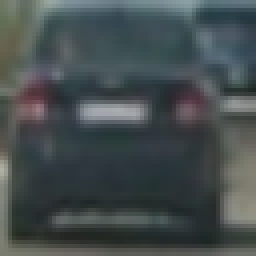
#> input picture output_images/car.png, 64 x 64 px (shown 4 times larger)
$ jupyter execute --allow-errors Vehicle_Detection.ipynb   (shell and % lines are left out)
#> lines starting #> are read from the running program, lines starting #| are printed output that depends on the picture
[cell 1]
import os
import pickle
import time
import cv2
import numpy as np
import feature_extraction as fe
import heatmap as hm
import util
import matplotlib.pyplot as plt

### Image Location

[cell 2]
car_directories = ['vehicles/GTI_Far/',
                   'vehicles/GTI_Left/',
                   'vehicles/GTI_Right/',
                   'vehicles/GTI_MiddleClose/',
                   'vehicles/KITTI/']
noncar_directories = ['non-vehicles/GTI/', 'non-vehicles/Extras/']

#> (the rest of this cell did not finish here and is left out)

### Settings

[cell 3]
orient = 9  # HOG orientations
pix_per_cell = 8 # HOG pixels per cell
cell_per_block = 2 # HOG cells per block
hog_channel = "ALL" # Can be 0, 1, 2, or "ALL"
spatial_size = (32, 32) # Spatial binning dimensions
hist_bins = 32    # Number of histogram bins
ystart = 400
ystop = 700
img_shape = (720, 1280, 3)

### HOG Features

[cell 4]
from skimage.feature import hog
import matplotlib.pyplot as plt
from matplotlib.ticker import NullFormatter
nullfmt = NullFormatter()

img = cv2.imread('output_images/car.png')
#> img is the input picture: shape (64, 64, 3); mean B, G, R 78.7, 77.8, 69.3
norm_img = img.astype(np.float32)/255.0
feature_image = cv2.cvtColor(norm_img, cv2.COLOR_RGB2YCrCb)
#> feature_image: shape (64, 64, 3) float32; mean of channels 0, 1, 2 0.302, 0.505, 0.483
ch = [feature_image[:,:,0], feature_image[:,:,1], feature_image[:,:,2]]

num_channels = 3
f, ax = plt.subplots(1, num_channels, figsize=(10,10))
for idx in range(num_channels):
    features, hog_image = hog(ch[idx], orientations=orient,
                pixels_per_cell=(pix_per_cell, pix_per_cell),
                cells_per_block=(cell_per_block, cell_per_block),
                transform_sqrt=True,
                visualise=True, feature_vector=False)
    imgplot = ax[idx].imshow(hog_image)
    ax[idx].set_title("channel {0}".format(idx+1), fontsize=10)
    ax[idx].xaxis.set_major_formatter(nullfmt)
    ax[idx].yaxis.set_major_formatter(nullfmt)
plt.show()
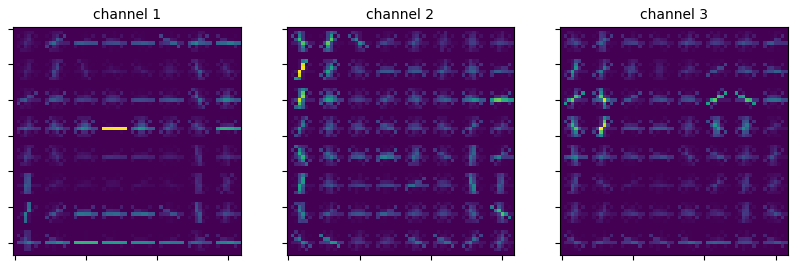
#> figure drawn by matplotlib, 3 panels


$ run again, with output_images/HOG_example.png copied over output_images/car.png
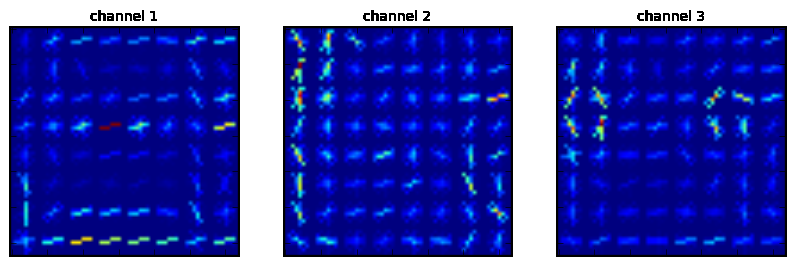
#> input picture output_images/HOG_example.png, 795 x 265 px
#> img is the input picture: shape (265, 795, 3); mean B, G, R 171.5, 67.8, 61.8
#> feature_image: shape (265, 795, 3) float32; mean of channels 0, 1, 2 0.385, 0.705, 0.419
#> the loop `for idx in range(num_channels):` made 3 passes
#> pass 1, `features, hog_image = hog(ch[idx], orientations=orient, pixels_per_cel..`:
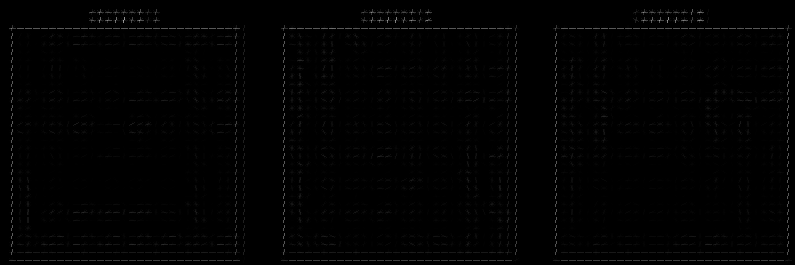
#> hog_image: shape (265, 795) float32; min 0, max 0.669, mean 0.00746
#> `plt.show()`:
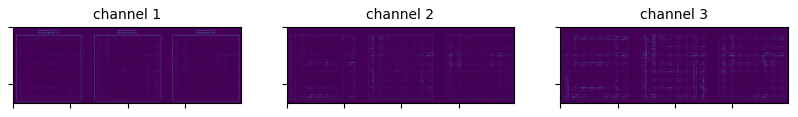
#> figure drawn by matplotlib, 3 panels

$ run again, with output_images/all_sliding_windows.png copied over output_images/car.png
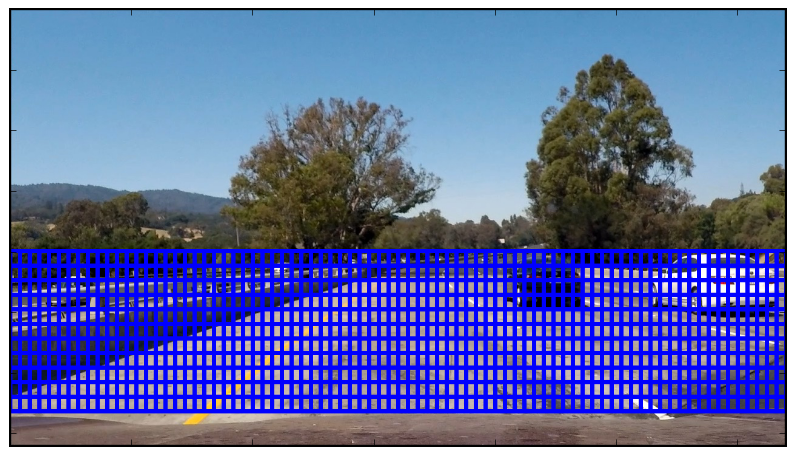
#> input picture output_images/all_sliding_windows.png, 794 x 455 px
#> img is the input picture: shape (455, 794, 3); mean B, G, R 169.3, 106, 93.5
#> feature_image: shape (455, 794, 3) float32; mean of channels 0, 1, 2 0.484, 0.628, 0.433
#> the loop `for idx in range(num_channels):` made 3 passes
#> pass 1, `features, hog_image = hog(ch[idx], orientations=orient, pixels_per_cel..`:
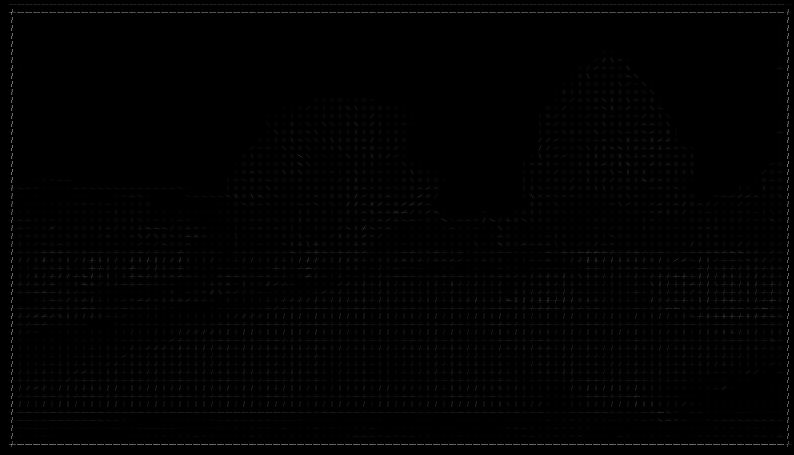
#> hog_image: shape (455, 794) float32; min 0, max 0.592, mean 0.00814
#> `plt.show()`:
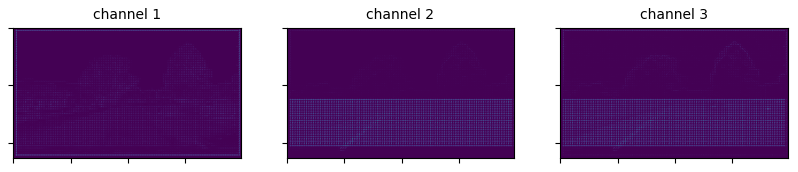
#> figure drawn by matplotlib, 3 panels
